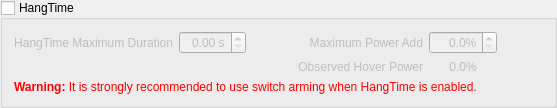
            <widget class="QGroupBox" name="gbHangtime">
             <property name="title">
              <string>HangTime</string>
             </property>
             <property name="checkable">
              <bool>true</bool>
             </property>
             <property name="checked">
              <bool>false</bool>
             </property>
             <layout class="QGridLayout" name="gridLayout_7">
              <item row="1" column="4">
               <widget class="QDoubleSpinBox" name="sbHangtimePower">
                <property name="sizePolicy">
                 <sizepolicy hsizetype="Fixed" vsizetype="Fixed">
                  <horstretch>0</horstretch>
                  <verstretch>0</verstretch>
                 </sizepolicy>
                </property>
                <property name="toolTip">
                 <string>&lt;html&gt;&lt;head/&gt;&lt;body&gt;&lt;p&gt;This specifies the maximum amount of power to add when stabilization needs more total power than specified by the throttle input.  This is used during HangTime and other maneuvers.&lt;/p&gt;&lt;/body&gt;&lt;/html&gt;</string>
                </property>
                <property name="alignment">
                 <set>Qt::AlignRight|Qt::AlignTrailing|Qt::AlignVCenter</set>
                </property>
                <property name="suffix">
                 <string>%</string>
                </property>
                <property name="decimals">
                 <number>1</number>
                </property>
                <property name="singleStep">
                 <double>0.500000000000000</double>
                </property>
                <property name="value">
                 <double>0.000000000000000</double>
                </property>
                <property name="objrelation" stdset="0">
                 <stringlist>
                  <string>objname:ActuatorSettings</string>
                  <string>fieldname:LowPowerStabilizationMaxPowerAdd</string>
                  <string>scale:.01</string>
                  <string>buttongroup:10</string>
                  <string>haslimits:yes</string>
                 </stringlist>
                </property>
               </widget>
              </item>
              <item row="1" column="3">
               <widget class="QLabel" name="lblHangtimePower">
                <property name="text">
                 <string>Maximum Power Add</string>
                </property>
                <property name="alignment">
                 <set>Qt::AlignRight|Qt::AlignTrailing|Qt::AlignVCenter</set>
                </property>
               </widget>
              </item>
              <item row="1" column="1">
               <widget class="QDoubleSpinBox" name="sbHangtimeDuration">
                <property name="sizePolicy">
                 <sizepolicy hsizetype="Fixed" vsizetype="Fixed">
                  <horstretch>0</horstretch>
                  <verstretch>0</verstretch>
                 </sizepolicy>
                </property>
                <property name="toolTip">
                 <string>&lt;html&gt;&lt;head/&gt;&lt;body&gt;&lt;p&gt;HangTime allows stabilization of the flight controller during brief maneuvers at zero throttle.  This specifies the maximum length of time to add power for stabilization at zero throttle.&lt;/p&gt;&lt;/body&gt;&lt;/html&gt;</string>
                </property>
                <property name="alignment">
                 <set>Qt::AlignRight|Qt::AlignTrailing|Qt::AlignVCenter</set>
                </property>
                <property name="suffix">
                 <string> s</string>
                </property>
                <property name="singleStep">
                 <double>0.250000000000000</double>
                </property>
                <property name="objrelation" stdset="0">
                 <stringlist>
                  <string>objname:StabilizationSettings</string>
                  <string>fieldname:LowPowerStabilizationMaxTime</string>
                  <string>buttongroup:10</string>
                  <string>haslimits:yes</string>
                 </stringlist>
                </property>
               </widget>
              </item>
              <item row="1" column="2">
               <spacer name="horizontalSpacer_23">
                <property name="orientation">
                 <enum>Qt::Horizontal</enum>
                </property>
                <property name="sizeHint" stdset="0">
                 <size>
                  <width>40</width>
                  <height>20</height>
                 </size>
                </property>
               </spacer>
              </item>
              <item row="1" column="5">
               <spacer name="horizontalSpacer_25">
                <property name="orientation">
                 <enum>Qt::Horizontal</enum>
                </property>
                <property name="sizeHint" stdset="0">
                 <size>
                  <width>40</width>
                  <height>20</height>
                 </size>
                </property>
               </spacer>
              </item>
              <item row="3" column="0" colspan="6">
               <widget class="QLabel" name="lblSwitchArmingWarning">
                <property name="text">
                 <string>&lt;html&gt;&lt;head/&gt;&lt;body&gt;&lt;p&gt;&lt;span style=&quot; font-weight:600; color:#ff0000;&quot;&gt;Warning:&lt;/span&gt;&lt;span style=&quot; color:#ff0000;&quot;&gt; It is strongly recommended to use switch arming when HangTime is enabled.&lt;/span&gt;&lt;/p&gt;&lt;/body&gt;&lt;/html&gt;</string>
                </property>
               </widget>
              </item>
              <item row="1" column="0">
               <widget class="QLabel" name="lblHangtimeDuration">
                <property name="text">
                 <string>HangTime Maximum Duration</string>
                </property>
                <property name="alignment">
                 <set>Qt::AlignRight|Qt::AlignTrailing|Qt::AlignVCenter</set>
                </property>
               </widget>
              </item>
              <item row="2" column="3">
               <widget class="QLabel" name="lblHoverPower">
                <property name="text">
                 <string>Observed Hover Power</string>
                </property>
                <property name="alignment">
                 <set>Qt::AlignRight|Qt::AlignTrailing|Qt::AlignVCenter</set>
                </property>
               </widget>
              </item>
              <item row="2" column="4">
               <widget class="QLabel" name="lblHoverPower_2">
                <property name="text">
                 <string>0.0%</string>
                </property>
                <property name="alignment">
                 <set>Qt::AlignCenter</set>
                </property>
                <property name="objrelation" stdset="0">
                 <stringlist>
                  <string>objname:SystemIdent</string>
                  <string>fieldname:HoverThrottle</string>
                  <string>scale:.01</string>
                  <string>useunits:yes</string>
                 </stringlist>
                </property>
               </widget>
              </item>
             </layout>
            </widget>
